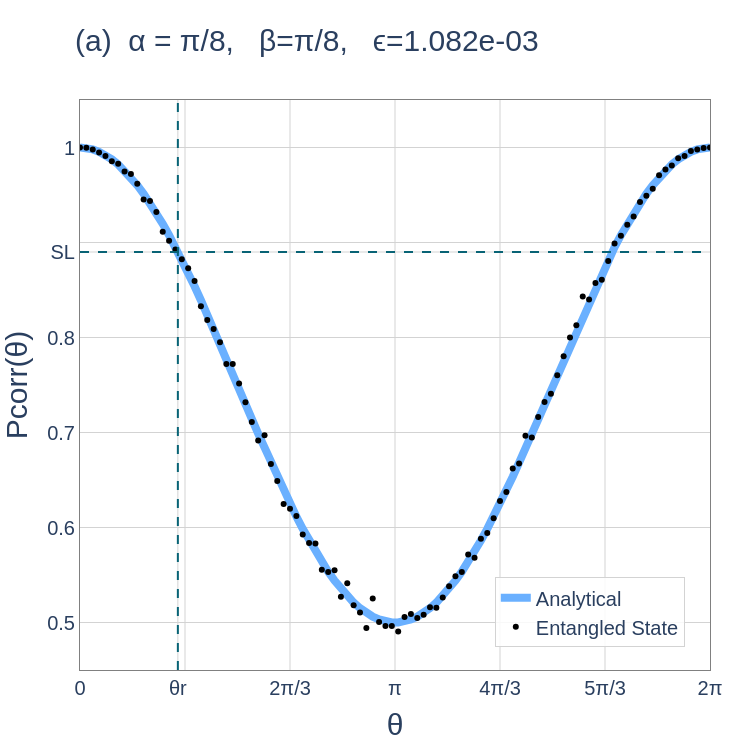
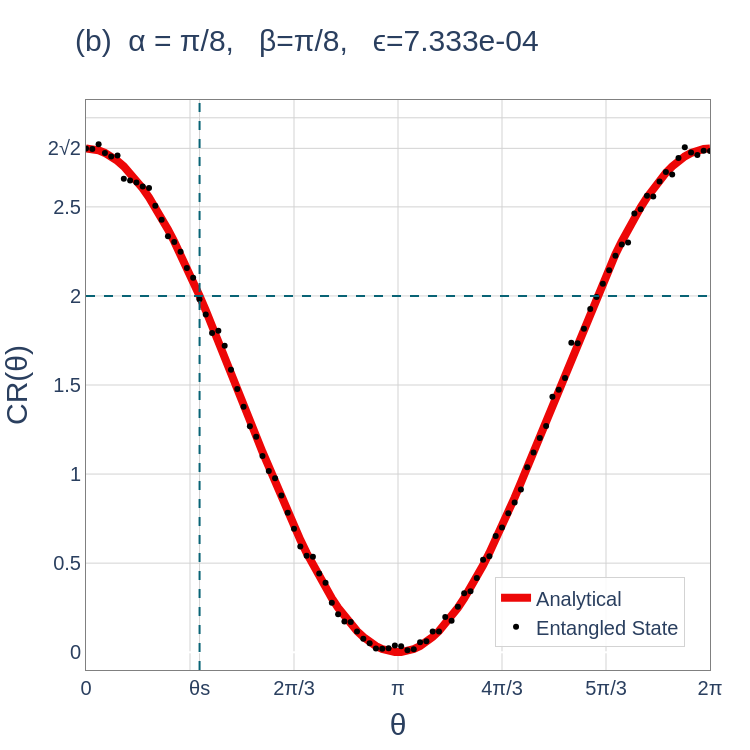
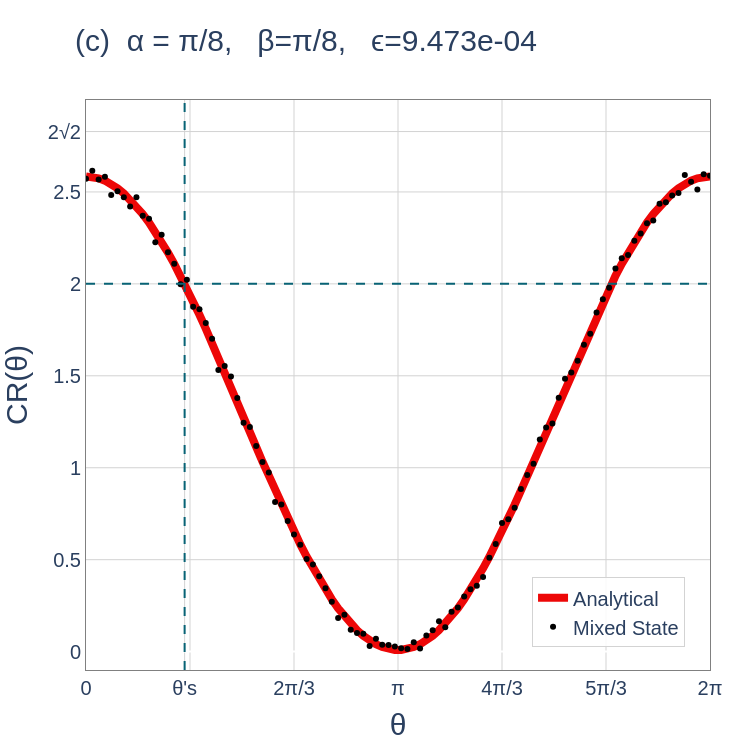

The code cell stored with these charts, in order, in its notebook:
### Code cell
display(fig_a,fig_b,fig_c)

fig_a.write_image("Fig7a.pdf")
fig_b.write_image("Fig7b.pdf")
fig_c.write_image("Fig7c.pdf")
